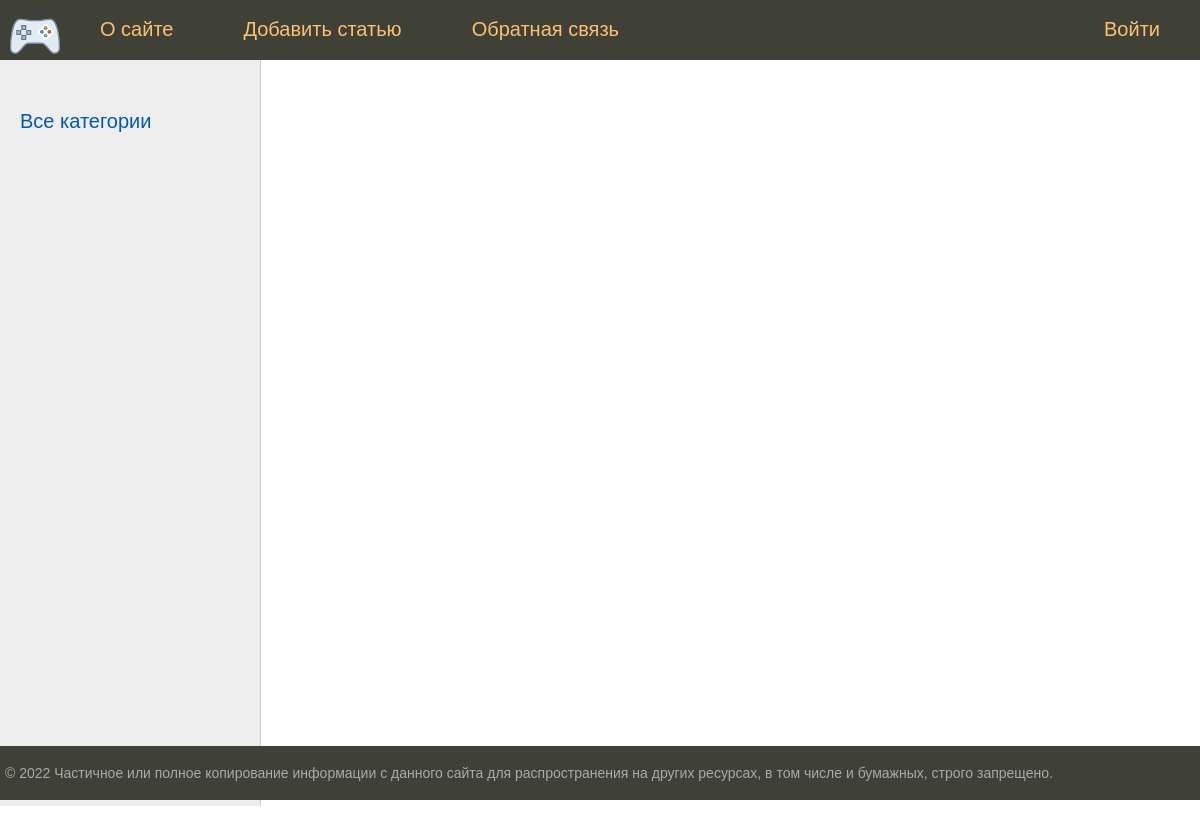
The app's page /, older data.
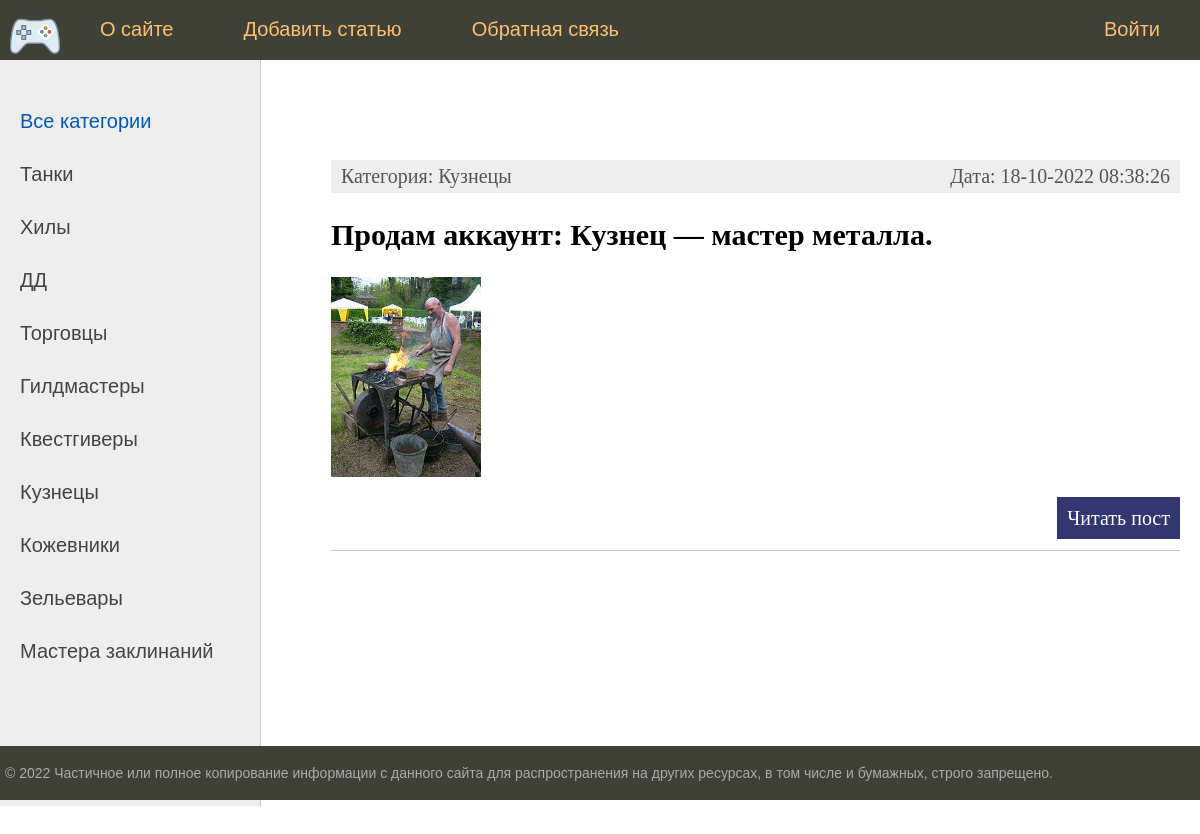
The same page, newer data.
### bboard/models.py (models this page shows, shortened)
class Category(models.Model):
    name = models.CharField(
        max_length=64,
        unique=True,
        verbose_name='Category',
        help_text='Name of category - 64 characters',
    )
    slug = models.SlugField(max_length=255, unique=True, db_index=True, verbose_name="URL")
    def get_absolute_url(self):
        return reverse('category', kwargs={'cat_slug': self.slug})
    class Meta:
        verbose_name = 'Category'
        verbose_name_plural = 'Categories'

class Post(models.Model):
    title = models.CharField(max_length=255)
    content = tinymce_models.HTMLField()
    category = models.ForeignKey('Category', on_delete=models.PROTECT, verbose_name="Category")
    author = models.ForeignKey('Author', on_delete=models.CASCADE, verbose_name="Author")
    photo = models.ImageField(upload_to="photos/%Y/%m/%d/")
    time_create = models.DateTimeField(auto_now_add=True)
    time_update = models.DateTimeField(auto_now=True)
    is_created = models.BooleanField(default=True)
    replies = models.ForeignKey('Reply', on_delete=models.CASCADE, verbose_name="Reply", null=True)
    slug = models.SlugField(max_length=255, unique=True, db_index=True, verbose_name="URL")
    def get_absolute_url(self):
        return reverse('post', kwargs={'post_slug': self.slug})
    class Meta:
        verbose_name = 'Publication'
        verbose_name_plural = 'Publications'

### bboard/views.py (the view)
# urls.py: path('', index, name='home'),
def index(request):
    posts = Post.objects.all()
    cats = Category.objects.all()
    context = {
        'posts': posts,
        'cats': cats,
        'menu': menu,
        'title': 'Главная страница',
        'cat_selected': 0,
    }
    return render(request, 'bboard/index.html', context=context)

### bboard/templatetags/bboard_tags.py (called while the page is built)
@register.inclusion_tag('bboard/list_categories.html')
def show_categories(sort=None, cat_selected=0):
    if not sort:
        cats = Category.objects.all()
    else:
        cats = Category.objects.all().orderby(sort)
    return {"cats": cats, "cat_selected": cat_selected}

### bboard/templates/bboard/index.html (shortened to what this page needs)
{% extends 'bboard/base.html' %}
{% block content %}
<ul class="list-articles">
	{% for p in posts %}
		<li>
			<div class="article-panel">
				<p class="first">Категория: {{ p.category.name }}</p>
				<p class="last">Дата: {{p.time_update|date:"d-m-Y H:i:s"}}</p>
			</div>
			<h2>{{ p.title }}</h2>
			{% if p.photo %}
				<p><img class="img-article-left thumb" src="{{ p.photo.url }}"></p>
			{% endif %}
			<p class="link-read-post"><a href="{{ p.get_absolute_url }}">Читать пост</a></p>
		</li>
	{% endfor %}
</ul>
{% endblock %}

### bboard/templates/bboard/base.html (shortened to what this page needs)
<!DOCTYPE html>
<html>
<head>
	{% load static %}
	{% load bboard_tags %}
	<link type="text/css" href="{% static 'bboard/css/styles.css' %}" rel="stylesheet" />
</head>
<body>
	<table class="table-page" border=0 cellpadding="0" cellspacing="0">
	<tr><td valign=top>
	{% block mainmenu %}
			<div class="header">
				<ul id="mainmenu" class="mainmenu">
				<li class="logo"><a href="{% url 'home' %}"><div class="logo"></div></a></li>
				{% for m in menu %}
					{% if not forloop.last %}
						<li><a href="{% url m.url_name %}">{{ m.title }}</a></li>
					{% else %}
						<li class="last"><a href="{% url m.url_name %}">{{ m.title }}</a></li>
					{% endif %}
				{% endfor %}
				</ul>
			</div>
	{% endblock mainmenu %}
	<table class="table-content" border=0 cellpadding="0" cellspacing="0">
	<tr>
		<td valign="top" class="left-chapters">
		<ul id="leftchapters">
			{% if cat_selected == 0 %}
				<li class="selected">Все категории</li>
			{% else %}
				<li><a href="{% url 'home' %}">Все категории</a></li>
			{% endif %}
			{% show_categories cat_selected=cat_selected %}
		</ul>
	</td>
	<td valign="top" class="content">
		<div class="content-text">
			{% block content %}
			{% endblock %}
		</div>
	</td></tr></table>
	</td></tr>
	<tr><td valign=top>
		<div id="footer">
			<p>&copy; 2022 Частичное или полное копирование информации с данного сайта для распространения на других ресурсах, в том числе и бумажных, строго запрещено.</p>
		</div>
	</td></tr></table>
</body>
</html>

### bboard/templates/bboard/list_categories.html
{% for c in cats %}
         {% if c.pk == cat_selected %}
                   <li class="selected">{{c.name}}</li>
         {% else %}
                   <li><a href="{{ c.get_absolute_url }}">{{c.name}}</a></li>
         {% endif %}
{% endfor %}

### bboard/static/bboard/css/styles.css (style rules this page uses)
html, body { font-family: 'Arial'; margin: 0; padding: 0; height: 100%; width: 100%; color: #444; }
a { color: #0059b2; text-decoration: none; }
img { max-width: 600px; height: auto; }
img.img-article-left { max-width: 300px; height: auto; float: left; padding: 0 10px 10px 0; }
img.img-article-left.thumb { max-width: 150px; height: auto; }
p.link-read-post { text-align: right; }
p.link-read-post a { padding: 10px; min-width: 100px; background: #333671; color: #fff; text-decoration: none; }
div.article-panel { background: #eee; padding: 5px 10px 5px 10px; box-sizing: border-box; overflow: hidden; color: #555; }
div.article-panel p.first { margin: 0; float: left; }
div.article-panel p.last { margin: 0; float: right; }
ul.list-articles { list-style: none; margin: 0; padding: 0; }
ul.list-articles li { border-bottom: 1px solid #ccc; }
.table-page { width: 100%; height: 100%; vertical-align: top; }
.table-page tr { height: 100%; }
.header { background: #3F4137; height: 60px; }
.logo { background: url('../images/logo.png') no-repeat 10px 5px; width: 70px; height: 60px; }
ul.mainmenu { list-style: none; margin: 0; padding: 0; height: 60px; color: #fdc073; font-size: 20px; overflow: hidden; }
ul.mainmenu li { float: left; margin: 18px 40px 0 30px; }
ul.mainmenu li.logo { margin: 0; }
ul.mainmenu li.last { float: right; }
ul.mainmenu li a { color: #fdc073; text-decoration: none; }
.table-content { width: 100%; min-height: 100%; height: 100%; }
.left-chapters { margin: 0; background: #eee; border-right: 1px solid #ccc; min-height: 100%; }
.left-chapters ul { width: 230px; min-height: 100%; margin: 0; padding: 20px 10px 10px 20px; list-style: none; font-size: 20px; }
.left-chapters ul li { margin: 30px 0 0 0; color: #999; }
.left-chapters ul li.selected { color: #0059b2; }
.left-chapters ul li a { color: #444; text-decoration: none; }
.content { padding: 40px 20px 20px 40px; width: 100%; box-sizing: border-box; }
.content-text { margin: 60px 0 0 30px; color: #000; font-size: 20px; font-family: Yandex Sans Display Light; }
#footer { box-sizing: border-box; background: #3F4137; padding: 5px; color: #aaa; font-size: 14px; font-family: Verdana, Geneva, Arial, Helvetica; text-align: left; overflow: hidden; }

Row changes from the older to the newer data that the page shows:
added Category: name "Танки"
added Category: name "Хилы"
added Category: name "ДД"
added Category: name "Торговцы"
added Category: name "Гилдмастеры"
added Category: name "Квестгиверы"
added Category: name "Кузнецы"
added Category: name "Кожевники"
added Category: name "Зельевары"
added Category: name "Мастера заклинаний"
added Post: category.name "Кузнецы", time_update "18-10-2022 08:38:26", title "Продам аккаунт: Кузнец — мастер металла.", photo (picture)
